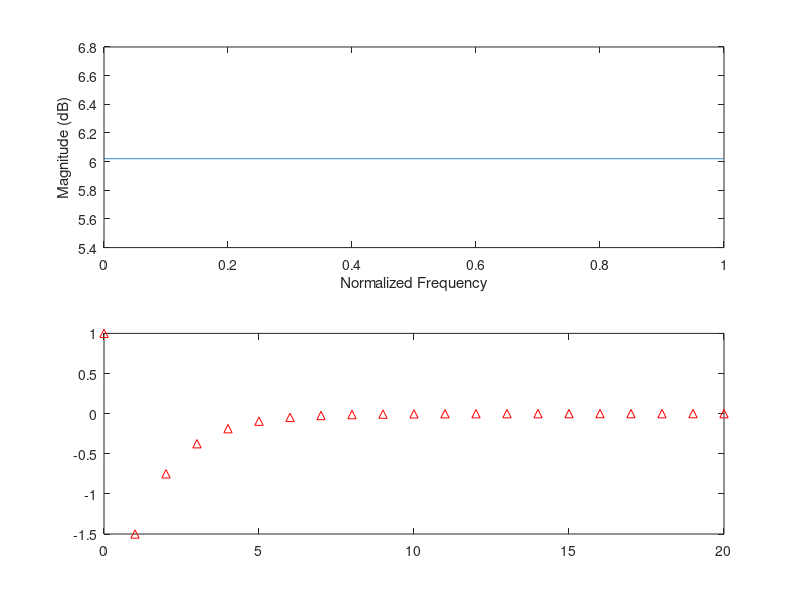

Write the MATLAB code that produced this figure.
clc;


b = [1, -2];
a = [1 -.5];

subplot(2,1,1)

[h1,w] = freqz(b,a,1001);
plot(w/pi,20*log10(abs(h1)))
ax = gca;
xlabel('Normalized Frequency')
ylabel('Magnitude (dB)')


subplot(2,1,2)
impz(b,a)

